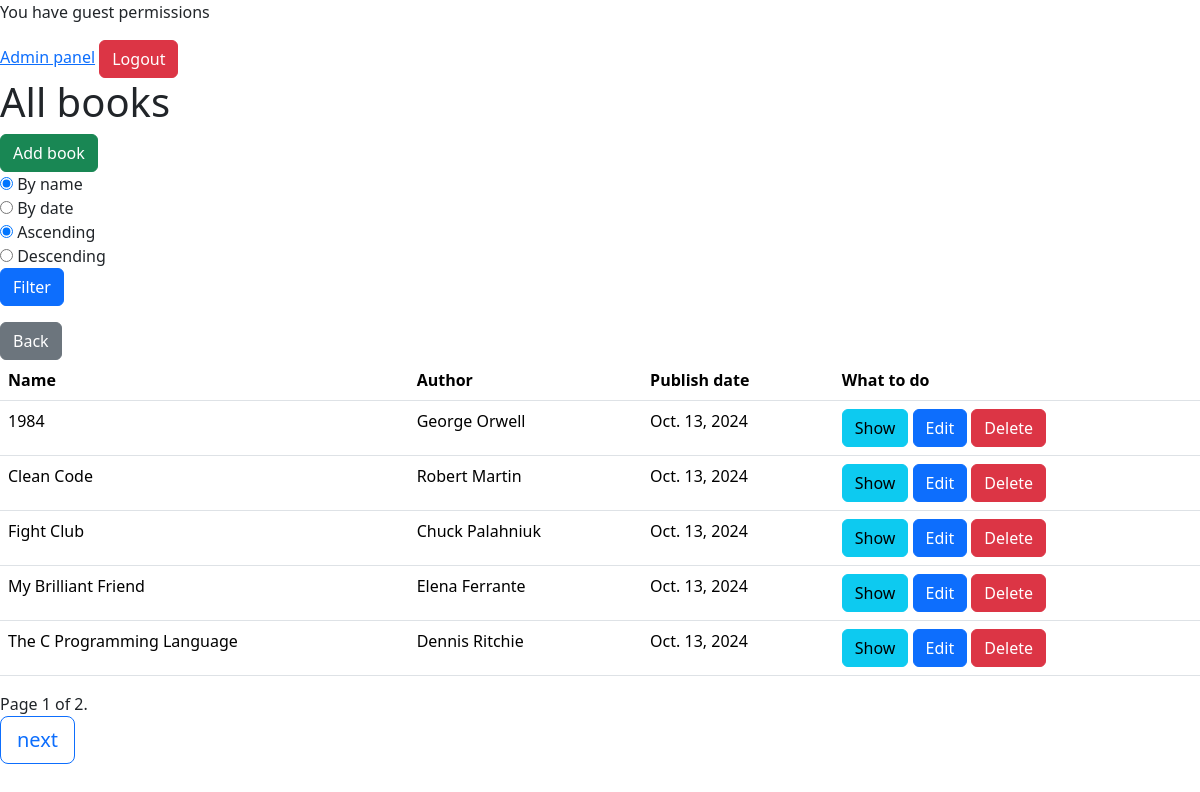
Page /books/ (signed in) on the earlier database version.
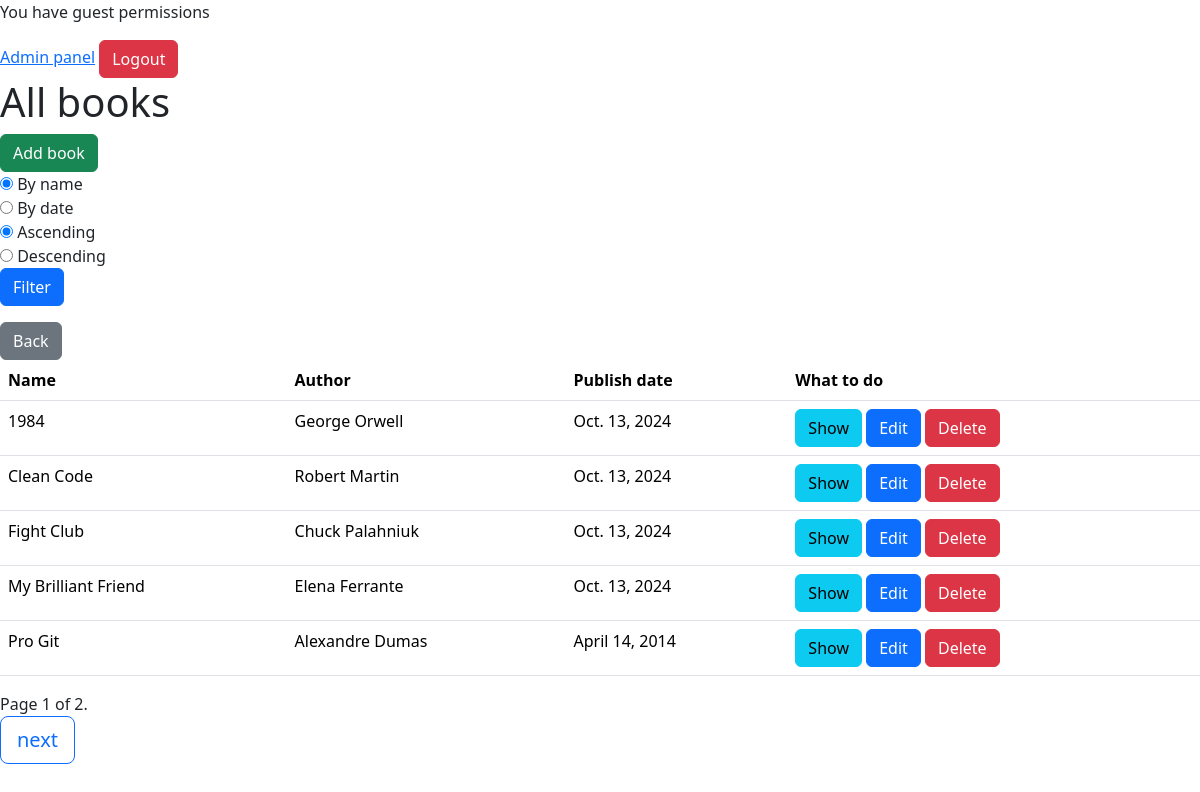
Same page on the later database version.
### testing/models/book.py (models this page shows, shortened)
class Book(models.Model):
    name = models.CharField(max_length=100)
    author = models.ForeignKey(Author, on_delete=models.CASCADE, null=True)
    publish_date = models.DateField()

### testing/models/author.py (models this page shows, shortened)
class Author(models.Model):
    first_name = models.CharField(max_length=50)
    surname = models.CharField(max_length=50)

### testing/views/book_views.py (the view)
# urls.py: path("books/", BookListView.as_view(), name="book_list_view"),
@method_decorator(login_required, name='dispatch')
class BookListView(ListView):
    login_url = 'login_view'
    model = Book
    paginate_by = 5
    template_name = 'books/book_list.html'
    context_object_name = 'books'
    def get_context_data(self, **kwargs: Any) -> dict[str, Any]:
        context = super().get_context_data(**kwargs)
        context['can_view_books'] = self.request.user.has_perm('testing.view_book')
        return context
    def get_queryset(self) -> QuerySet[Any]:
        queryset = super().get_queryset()
        name = self.request.GET.get('sort_by')
        sort_by = self.request.GET.get('order')
        order = ('' if not int(sort_by) else '-') + name if name and sort_by else 'name'
        return queryset.order_by(order)

### testing/templates/books/book_list.html (shortened to what this page needs)
{% extends "base.html" %}
{% block content %}
{% if can_view_books %}
    <p>You have guest permissions</p>
{% endif %}
{% if request.user.is_superuser %}
    <a href="{% url 'admin:index' %}">Admin panel</a>
{% endif %}
 <form action="{% url 'logout_view' %}" method="post" style="display:inline;">
    <button type="submit" class="btn btn-danger">Logout</button>
</form>
<h1>All books</h1>
<a href="{% url 'book_create_view' %}" class="btn btn-success">Add book</a>
<form method="get" class="form-inline mb-3">
    <div class="form-group">
        <input type="radio" name="sort_by" id="radioName1" value="name" checked>
        <label for="radioName1">By name</label>
    </div>
    <div class="form-group">
        <input type="radio" name="sort_by" id="radioName2" value="publish_date">
        <label for="radioName2">By date</label>
    </div>
    <div class="form-group">
        <input type="radio" name="order" id="radioSortBy1" value="0" checked>
        <label for="radioSortBy1">Ascending</label>
    </div>
    <div class="form-group">
        <input type="radio" name="order" id="radioSortBy2" value="1">
        <label for="radioSortBy2">Descending</label>
    </div>
    <button type="submit" class="btn btn-primary">Filter</button>
</form>
<a href="{% url 'home' %}" class="btn btn-secondary">Back</a>
<table class="table">
    <thead>
        <tr>
            <th>Name</th>
            <th>Author</th>
            <th>Publish date</th>
            <th>What to do</th>
        </tr>
    </thead>
    <tbody>
        {% for book in page_obj %}
        <tr>
            <td>{{ book.name }}</td>
            <td>{{ book.author.first_name }} {{ book.author.surname}}</td>
            <td>{{ book.publish_date }}</td>
            <td>
                <a href="{% url 'book_detail_view' book.pk %}" class="btn btn-info">Show</a>
                <a href="{% url 'book_update_view' book.pk %}" class="btn btn-primary">Edit</a>
                <button class="btn btn-danger" data-bs-toggle="modal"
                    data-bs-target="#deleteModal{{ book.pk }}">Delete</button>
            </td>
        </tr>
        {% endfor %}
    </tbody>
</table>
Page {{ page_obj.number }} of {{ page_obj.paginator.num_pages }}.
<nav aria-label="Page navigation example">
    <ul class="pagination">
        {% if page_obj.has_next %}
        <li class="page-item">
            <a class="btn btn-outline-primary btn-lg" href="?page={{ page_obj.next_page_number }}">next</a>
        </li>
        {% endif %}
    </ul>
</nav>
{% endblock %}

### testing/templates/base.html (shortened to what this page needs)
<!DOCTYPE html>
<html>
<head>
	<link href="https://cdn.jsdelivr.net/npm/bootstrap@5.3.3/dist/css/bootstrap.min.css" rel="stylesheet"
>
</head>
<body>
	{% block content %}
	{% endblock %}
</body>
</html>

Differences in the rows shown:
no longer on this page (row unchanged): Book: name "The C Programming Language", author.first_name "Dennis", author.surname "Ritchie", publish_date "Oct. 13, 2024"
added Book: name "Pro Git", author.first_name "Alexandre", author.surname "Dumas", publish_date "April 14, 2014"
